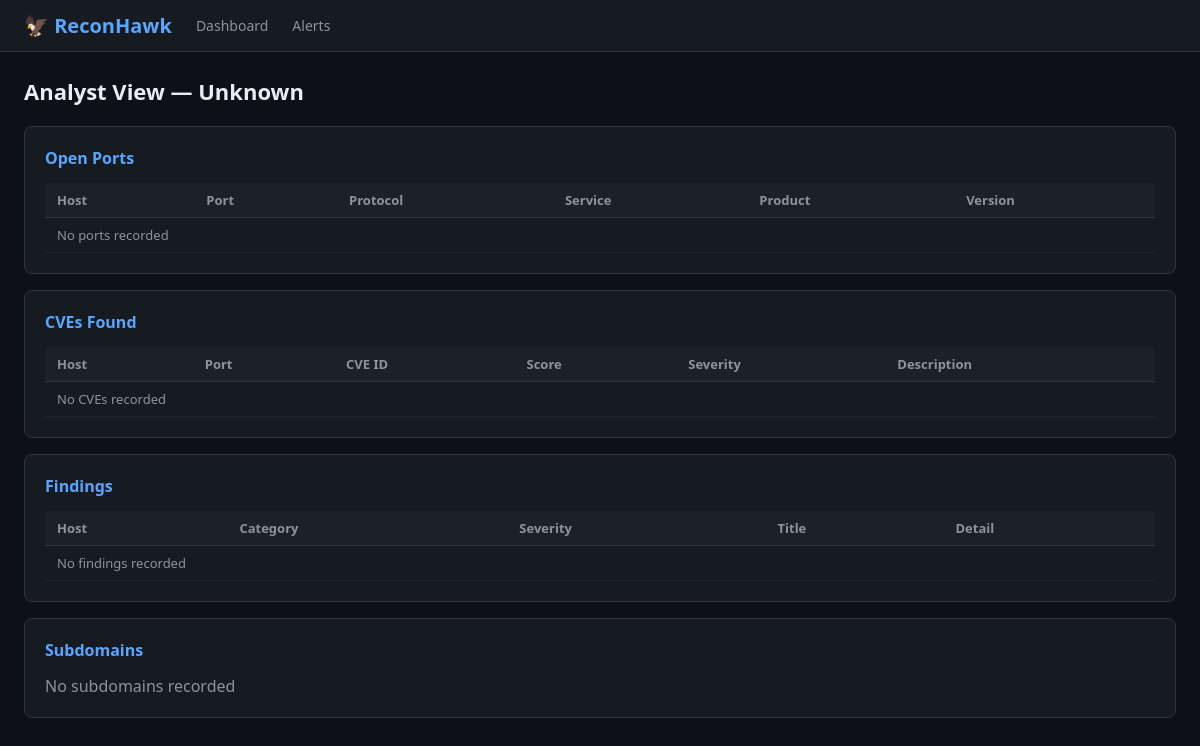
Before: /analyst/3 with the older database file.
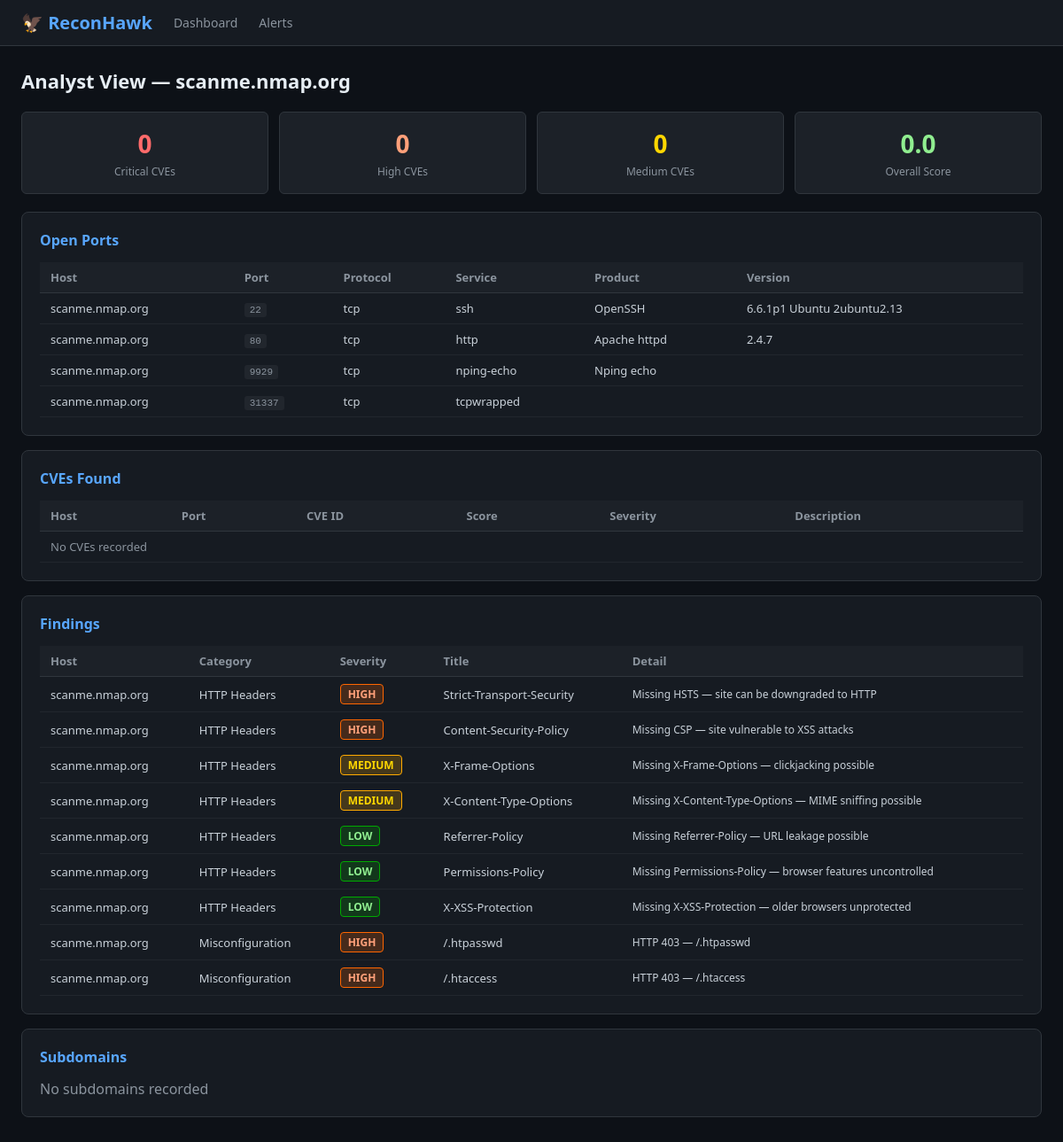
After: the same page with the newer database file.
### tables this page shows
CREATE TABLE scans (
            id          INTEGER PRIMARY KEY AUTOINCREMENT,
            domain      TEXT NOT NULL,
            scan_date   TEXT NOT NULL,
            status      TEXT DEFAULT 'running',
            summary     TEXT
        );

CREATE TABLE risk_scores (
            id               INTEGER PRIMARY KEY AUTOINCREMENT,
            scan_id          INTEGER,
            domain           TEXT,
            overall_score    REAL,
            overall_severity TEXT,
            total_cves       INTEGER,
            critical_count   INTEGER,
            high_count       INTEGER,
            medium_count     INTEGER,
            low_count        INTEGER,
            FOREIGN KEY (scan_id) REFERENCES scans(id)
        );

CREATE TABLE ports (
            id        INTEGER PRIMARY KEY AUTOINCREMENT,
            scan_id   INTEGER,
            host      TEXT,
            port      INTEGER,
            protocol  TEXT,
            service   TEXT,
            product   TEXT,
            version   TEXT,
            FOREIGN KEY (scan_id) REFERENCES scans(id)
        );

CREATE TABLE findings (
            id          INTEGER PRIMARY KEY AUTOINCREMENT,
            scan_id     INTEGER,
            host        TEXT,
            category    TEXT,
            severity    TEXT,
            title       TEXT,
            detail      TEXT,
            FOREIGN KEY (scan_id) REFERENCES scans(id)
        );

### dashboard/app.py (the view)
@app.route("/analyst/<int:scan_id>")
def analyst_view(scan_id):
    data = db_manager.get_scan_data(scan_id)
    return render_template("analyst.html", data=data, scan_id=scan_id)

### database/db_manager.py (called while the page is built)
def get_scan_data(scan_id):
    conn = sqlite3.connect(config.DB_PATH)
    c    = conn.cursor()
    c.execute("SELECT * FROM scans WHERE id=?",      (scan_id,))
    scan = c.fetchone()
    c.execute("SELECT * FROM subdomains WHERE scan_id=?", (scan_id,))
    subdomains = c.fetchall()
    c.execute("SELECT * FROM ports WHERE scan_id=?", (scan_id,))
    ports = c.fetchall()
    c.execute("SELECT * FROM cves WHERE scan_id=?",  (scan_id,))
    cves = c.fetchall()
    c.execute("SELECT * FROM findings WHERE scan_id=?", (scan_id,))
    findings = c.fetchall()
    c.execute("SELECT * FROM risk_scores WHERE scan_id=?", (scan_id,))
    risk = c.fetchone()
    conn.close()
    return {
        "scan"      : scan,
        "subdomains": subdomains,
        "ports"     : ports,
        "cves"      : cves,
        "findings"  : findings,
        "risk"      : risk,
    }

### dashboard/templates/analyst.html (shortened to what this page needs)
{% extends "base.html" %}
{% block content %}
{% set scan  = data.scan %}
{% set risk  = data.risk %}
<h1>Analyst View — {{ scan[1] if scan else 'Unknown' }}</h1>
{% if risk %}
<div class="stat-grid" style="margin-bottom:20px">
  <div class="stat-box">
    <div class="stat-num" style="color:#ff6b6b">{{ risk[6] }}</div>
    <div class="stat-label">Critical CVEs</div>
  </div>
  <div class="stat-box">
    <div class="stat-num" style="color:#ffa07a">{{ risk[7] }}</div>
    <div class="stat-label">High CVEs</div>
  </div>
  <div class="stat-box">
    <div class="stat-num" style="color:#ffd700">{{ risk[8] }}</div>
    <div class="stat-label">Medium CVEs</div>
  </div>
  <div class="stat-box">
    <div class="stat-num" style="color:#90ee90">{{ risk[3] }}</div>
    <div class="stat-label">Overall Score</div>
  </div>
</div>
{% endif %}
<div class="card">
  <h2>Open Ports</h2>
  <table>
    <tr><th>Host</th><th>Port</th><th>Protocol</th>
        <th>Service</th><th>Product</th><th>Version</th></tr>
    {% for p in data.ports %}
    <tr>
      <td>{{ p[2] }}</td><td><span class="tag">{{ p[3] }}</span></td>
      <td>{{ p[4] }}</td><td>{{ p[5] }}</td>
      <td>{{ p[6] }}</td><td>{{ p[7] }}</td>
    </tr>
    {% else %}
    <tr><td colspan="6" style="color:#8b949e">No ports recorded</td></tr>
    {% endfor %}
  </table>
</div>
<div class="card">
  <h2>CVEs Found</h2>
  <table>
    <tr><th>Host</th><th>Port</th><th>CVE ID</th>
        <th>Score</th><th>Severity</th><th>Description</th></tr>
    {% for c in data.cves %}
    <tr>
      <td>{{ c[2] }}</td>
      <td><span class="tag">{{ c[3] }}</span></td>
      <td><span class="tag">{{ c[4] }}</span></td>
      <td>{{ c[5] }}</td>
      <td><span class="badge badge-{{ c[6]|lower }}">{{ c[6] }}</span></td>
      <td style="font-size:12px">{{ c[7][:100] }}</td>
    </tr>
    {% else %}
    <tr><td colspan="6" style="color:#8b949e">No CVEs recorded</td></tr>
    {% endfor %}
  </table>
</div>
<div class="card">
  <h2>Findings</h2>
  <table>
    <tr><th>Host</th><th>Category</th><th>Severity</th>
        <th>Title</th><th>Detail</th></tr>
    {% for f in data.findings %}
    <tr>
      <td>{{ f[2] }}</td><td>{{ f[3] }}</td>
      <td><span class="badge badge-{{ f[4]|lower }}">{{ f[4] }}</span></td>
      <td>{{ f[5] }}</td><td style="font-size:12px">{{ f[6] }}</td>
    </tr>
    {% else %}
    <tr><td colspan="5" style="color:#8b949e">No findings recorded</td></tr>
    {% endfor %}
  </table>
</div>
<div class="card">
  <h2>Subdomains</h2>
  <div style="display:flex;flex-wrap:wrap;gap:8px">
    {% for s in data.subdomains %}
    <span class="tag">{{ s[3] }}</span>
    {% else %}
    <span style="color:#8b949e">No subdomains recorded</span>
    {% endfor %}
  </div>
</div>
{% endblock %}

### dashboard/templates/base.html (shortened to what this page needs)
<!DOCTYPE html>
<html lang="en">
<head>
</head>
<body>
<nav>
  <span class="logo">🦅 ReconHawk</span>
  <a href="/">Dashboard</a>
  <a href="/alerts">Alerts</a>
</nav>
<div class="container">
{% block content %}{% endblock %}
</div>
</body>
</html>

### dashboard/templates/base.html (style rules this page uses)
* { box-sizing: border-box; margin: 0; padding: 0; }
body { font-family: 'Segoe UI', monospace; background: #0d1117; color: #c9d1d9; }
nav { background: #161b22; border-bottom: 1px solid #30363d; padding: 12px 24px; display: flex; align-items: center; gap: 24px; }
nav .logo { font-size: 20px; font-weight: bold; color: #58a6ff; }
nav a { color: #8b949e; text-decoration: none; font-size: 14px; }
.container { max-width: 1200px; margin: 0 auto; padding: 24px; }
.card { background: #161b22; border: 1px solid #30363d; border-radius: 8px; padding: 20px; margin-bottom: 16px; }
.card h2 { font-size: 16px; color: #58a6ff; margin-bottom: 14px; }
.badge { display: inline-block; padding: 2px 8px; border-radius: 4px; font-size: 12px; font-weight: bold; }
.badge-high { background: #ff660033; color: #ffa07a; border: 1px solid #ff6600; }
.badge-medium { background: #ffaa0033; color: #ffd700; border: 1px solid #ffaa00; }
.badge-low { background: #00aa0033; color: #90ee90; border: 1px solid #00aa00; }
table { width: 100%; border-collapse: collapse; font-size: 13px; }
th { background: #1c2128; color: #8b949e; padding: 8px 12px; text-align: left; border-bottom: 1px solid #30363d; }
td { padding: 8px 12px; border-bottom: 1px solid #21262d; }
.stat-grid { display: grid; grid-template-columns: repeat(4, 1fr); gap: 12px; }
.stat-box { background: #1c2128; border: 1px solid #30363d; border-radius: 6px; padding: 16px; text-align: center; }
.stat-num { font-size: 28px; font-weight: bold; }
.stat-label { font-size: 12px; color: #8b949e; margin-top: 4px; }
h1 { font-size: 22px; margin-bottom: 20px; color: #e6edf3; }
.tag { font-size: 11px; padding: 2px 6px; border-radius: 3px; background: #21262d; color: #8b949e; font-family: monospace; }

Changed rows visible on the page:
added scans: domain "scanme.nmap.org"
added risk_scores: critical_count "0", high_count "0", medium_count "0", overall_score "0.0"
added ports: host "scanme.nmap.org", port "22", protocol "tcp", service "ssh", product "OpenSSH", version "6.6.1p1 Ubuntu 2ubuntu2.13"
added ports: host "scanme.nmap.org", port "80", protocol "tcp", service "http", product "Apache httpd", version "2.4.7"
added ports: host "scanme.nmap.org", port "9929", protocol "tcp", service "nping-echo", product "Nping echo"
added ports: host "scanme.nmap.org", port "31337", protocol "tcp", service "tcpwrapped"
added findings: host "scanme.nmap.org", category "HTTP Headers", severity "HIGH", title "Strict-Transport-Security", detail "Missing HSTS — site can be downgraded to HTTP"
added findings: host "scanme.nmap.org", category "HTTP Headers", severity "HIGH", title "Content-Security-Policy", detail "Missing CSP — site vulnerable to XSS attacks"
added findings: host "scanme.nmap.org", category "HTTP Headers", severity "MEDIUM", title "X-Frame-Options", detail "Missing X-Frame-Options — clickjacking possible"
added findings: host "scanme.nmap.org", category "HTTP Headers", severity "MEDIUM", title "X-Content-Type-Options", detail "Missing X-Content-Type-Options — MIME sniffing possible"
added findings: host "scanme.nmap.org", category "HTTP Headers", severity "LOW", title "Referrer-Policy", detail "Missing Referrer-Policy — URL leakage possible"
added findings: host "scanme.nmap.org", category "HTTP Headers", severity "LOW", title "Permissions-Policy", detail "Missing Permissions-Policy — browser features uncontrolled"
added findings: host "scanme.nmap.org", category "HTTP Headers", severity "LOW", title "X-XSS-Protection", detail "Missing X-XSS-Protection — older browsers unprotected"
added findings: host "scanme.nmap.org", category "Misconfiguration", severity "HIGH", title "/.htpasswd", detail "HTTP 403 — /.htpasswd"
added findings: host "scanme.nmap.org", category "Misconfiguration", severity "HIGH", title "/.htaccess", detail "HTTP 403 — /.htaccess"
Other visible differences:
{{ scan[1] if scan else 'Unknown' }}: "Unknown" → (not shown)
text no longer shown: "No ports recorded No findings recorded"
text now shown: "Critical CVEs High CVEs Medium CVEs Overall Score"
